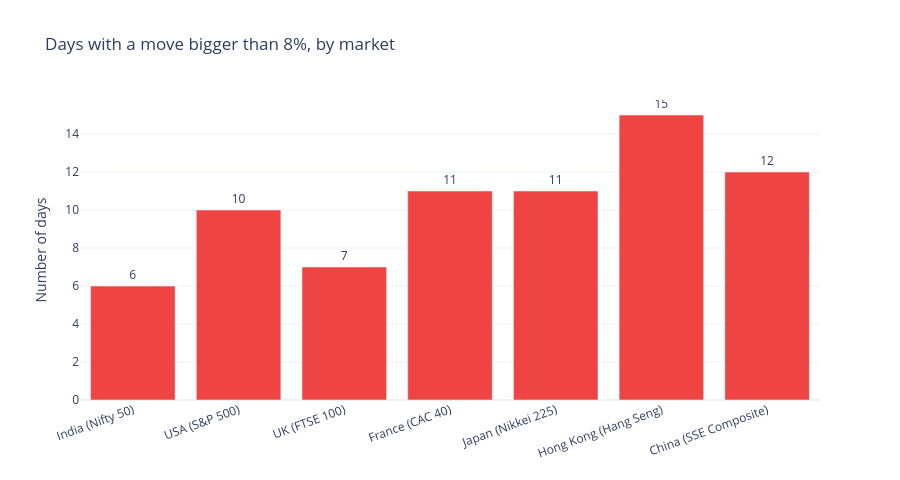

Here is the notebook cell this chart was saved with:
### Code cell
# ============================================================
# CELL 3: Data check for every market
# ============================================================

def data_check(name, close):
    rets = close.pct_change().dropna()
    big = (rets.abs() > 0.08).sum()
    print(f"{name:26s} rows={len(close):5d}  big-move days(>8%)={big:2d}")
    return big

print("=== DATA CHECK (all markets) ===")
big_moves = {}
for name, s in raw_close.items():
    big_moves[name] = data_check(name, s)

# --- Visualize: big-move days per market (bar chart) ---
fig = go.Figure(go.Bar(
    x=list(big_moves.keys()),
    y=list(big_moves.values()),
    text=list(big_moves.values()),
    textposition="outside",
    marker_color="#EF4444",
))

fig.update_layout(
    title="Days with a move bigger than 8%, by market",
    yaxis_title="Number of days",
    template="plotly_white",
    height=480,
    xaxis_tickangle=-20,
)
fig.show()

### Figure 1 — Plotly figure (JSON) as saved in the notebook; plotly's stock layout.template omitted (floating-point values rounded to 4 significant figures)
{"data": [{"marker": {"color": "#EF4444"}, "text": ["6", "10", "7", "11", "11", "15", "12"], "textposition": "outside", "type": "bar", "x": ["India (Nifty 50)", "USA (S&P 500)", "UK (FTSE 100)", "France (CAC 40)", "Japan (Nikkei 225)", "Hong Kong (Hang Seng)", "China (SSE Composite)"], "y": [6, 10, 7, 11, 11, 15, 12]}], "layout": {"height": 480, "title": {"text": "Days with a move bigger than 8%, by market"}, "xaxis": {"tickangle": -20}, "yaxis": {"title": {"text": "Number of days"}}}}
